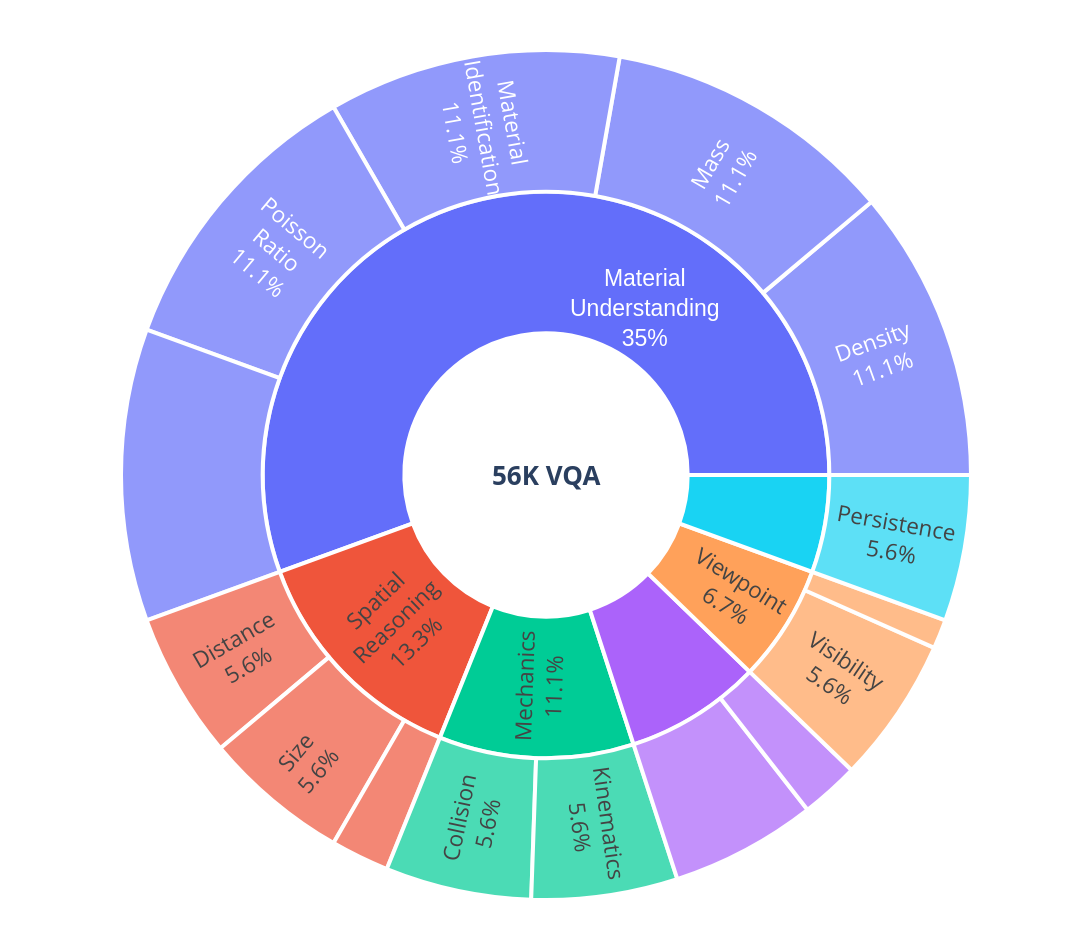

Notebook code cell kept with this figure:
### Code cell
import json
import plotly.graph_objects as go

PATH_BAL_SUB = "/data0/sebastian.cavada/compositional-physics/tiny_vqa_deterministic/answering_questions/balancing_sub_categories.json"
PATH_DATA = "/data0/sebastian.cavada/compositional-physics/tiny_vqa_deterministic/simple_vqa.json"

CENTER_TEXT = "<b>56K VQA</b>"
PERCENT_MODE = "entry"  # or "parent"

# Label mappings
mapping_sub = {
    "visibility": "Visibility",
    "material_identification": "Material<br>Identification",
    "size": "Size",
    "camera_characteristics": "Camera<br>Characteristics",
    "physics_property": "Physics<br>Property",
    "kinematics": "Kinematics",
    "collision": "Collision",
    "mass": "Mass",
    "density": "Density",
    "youngs_modulus": "Young's<br>Modulus",
    "poisson_ratio": "Poisson<br>Ratio",
    "camera_motion": "Camera Motion",
    "layout": "Layout",
    "distance": "Distance",
    "event_ordering": "Event Ordering",
    "object_persistence": "Persistence",
}

mapping_cat = {
    "mechanics": "Mechanics",
    "spatial_reasoning": "Spatial<br>Reasoning",
    "visual_percetion": "Visual<br>Perception",
    "temporal": "Temporal<br>Reasoning",
    "view_point": "Viewpoint",
    "material_understanding": "Material<br>Understanding",
}

with open(PATH_BAL_SUB) as f:
    balancing = json.load(f)
with open(PATH_DATA) as f:
    data = json.load(f)

root_label = CENTER_TEXT
labels, parents, values = [root_label], [""], [0.0]
main_totals, subs_for_main = {}, {}

for main_cat, items in data.items():
    seen = set()
    for _, props in items.items():
        if isinstance(props, dict):
            sc = props.get("sub_category")
            if sc and sc in balancing:
                seen.add(sc)
    if not seen:
        continue
    total = sum(balancing[sc] for sc in seen)
    if total > 0:
        main_totals[main_cat] = total
        subs_for_main[main_cat] = sorted(seen)

for main_cat, total in main_totals.items():
    labels.append(mapping_cat.get(main_cat, main_cat))
    parents.append(root_label)
    values.append(total)

for main_cat, sc_list in subs_for_main.items():
    parent_label = mapping_cat.get(main_cat, main_cat)
    for sc in sc_list:
        labels.append(mapping_sub.get(sc, sc))
        parents.append(parent_label)
        values.append(balancing[sc])

values[0] = sum(main_totals.values())

if PERCENT_MODE == "parent":
    percent_token = "%{percentParent:.1%}"
    hover_label = "of parent"
else:
    percent_token = "%{percentEntry:.1%}"
    hover_label = "of total"

# labels[4] = "asdasd"

# Build the figure
fig = go.Figure(
    go.Sunburst(
        labels=labels,
        parents=parents,
        values=values,
        branchvalues="total",
        insidetextorientation="radial",
        textinfo="label+percent entry",
        texttemplate=[
            "" if i == 0 else "%{label}<br>" + percent_token  # hide center label
            for i in range(len(labels))
        ],
        textfont=dict(size=25),
        marker=dict(line=dict(color="white", width=4)),
    )
)

print(labels)

# Optional annotation in the center
if CENTER_TEXT:
    fig.add_annotation(
        text=f"{CENTER_TEXT}", showarrow=False, font=dict(size=26), x=0.5, y=0.5
    )

fig.update_layout(
    # title=dict(
    #     text="Distribution of Question Categories<br>and Subcategories",
    #     font=dict(size=26)
    # ),
    uniformtext=dict(minsize=22, mode="hide"),
    width=1150,
    height=950,
    margin=dict(t=50, l=50, r=50, b=50),
)

fig.update_traces(
    hovertemplate="<b>%{label}</b><br>"
    "Value: %{value:.4f}<br>"
    f"Percent {hover_label}: " + percent_token + "<extra></extra>"
)


# fixing what I didn't like before
fig.add_annotation(
    text="Material<br>Understanding<br>35%",  # your custom label
    x=0.6,
    y=0.75,  # position (normalized 0–1)
    showarrow=False,
    font=dict(size=23, color="white", family="Arial"),
    textangle=0,  # rotation in degrees
)

# fig.add_annotation(
#     text="Layout 2%",  # your custom label
#     x=0.75,
#     y=0.0,  # position (normalized 0–1)
#     showarrow=False,
#     font=dict(size=22, color="#444444", family="Arial"),
#     textangle=0,  # rotation in degrees
# )

# fig.add_annotation(
#     text="Camera<br>Motion<br>2%",  # your custom label
#     x=0.95,
#     y=0.2,  # position (normalized 0–1)
#     showarrow=False,
#     font=dict(size=22, color="#444444", family="Arial"),
#     textangle=0,  # rotation in degrees
# )

# fig.add_annotation(
#     text="Camera<br>Characteristics<br>1%",  # your custom label
#     x=1.03,
#     y=0.486,  # position (normalized 0–1)
#     showarrow=False,
#     font=dict(size=22, color="#444444", family="Arial"),
#     textangle=0,  # rotation in degrees
# )

fig.show()

### Figure 1 — Plotly figure (JSON) as saved in the notebook; plotly's stock layout.template omitted (floating-point values rounded to 4 significant figures)
{"data": [{"branchvalues": "total", "hovertemplate": "<b>%{label}</b><br>Value: %{value:.4f}<br>Percent of total: %{percentEntry:.1%}<extra></extra>", "insidetextorientation": "radial", "labels": ["<b>56K VQA</b>", "Spatial<br>Reasoning", "Mechanics", "Material<br>Understanding", "Viewpoint", "Temporal<br>Reasoning", "persistence", "Distance", "Layout", "Size", "Collision", "Kinematics", "Density", "Mass", "Material<br>Identification", "Poisson<br>Ratio", "young_modulus", "Camera<br>Characteristics", "Visibility", "Camera Motion", "Event Ordering", "Persistence"], "marker": {"line": {"color": "white", "width": 4}}, "parents": ["", "<b>56K VQA</b>", "<b>56K VQA</b>", "<b>56K VQA</b>", "<b>56K VQA</b>", "<b>56K VQA</b>", "<b>56K VQA</b>", "Spatial<br>Reasoning", "Spatial<br>Reasoning", "Spatial<br>Reasoning", "Mechanics", "Mechanics", "Material<br>Understanding", "Material<br>Understanding", "Material<br>Understanding", "Material<br>Understanding", "Material<br>Understanding", "Viewpoint", "Viewpoint", "Temporal<br>Reasoning", "Temporal<br>Reasoning", "persistence"], "textfont": {"size": 25}, "textinfo": "label+percent entry", "texttemplate": ["", "%{label}<br>%{percentEntry:.1%}", "%{label}<br>%{percentEntry:.1%}", "%{label}<br>%{percentEntry:.1%}", "%{label}<br>%{percentEntry:.1%}", "%{label}<br>%{percentEntry:.1%}", "%{label}<br>%{percentEntry:.1%}", "%{label}<br>%{percentEntry:.1%}", "%{label}<br>%{percentEntry:.1%}", "%{label}<br>%{percentEntry:.1%}", "%{label}<br>%{percentEntry:.1%}", "%{label}<br>%{percentEntry:.1%}", "%{label}<br>%{percentEntry:.1%}", "%{label}<br>%{percentEntry:.1%}", "%{label}<br>%{percentEntry:.1%}", "%{label}<br>%{percentEntry:.1%}", "%{label}<br>%{percentEntry:.1%}", "%{label}<br>%{percentEntry:.1%}", "%{label}<br>%{percentEntry:.1%}", "%{label}<br>%{percentEntry:.1%}", "%{label}<br>%{percentEntry:.1%}", "%{label}<br>%{percentEntry:.1%}"], "type": "sunburst", "values": [0.9, 0.12, 0.1, 0.5, 0.06, 0.07, 0.05, 0.05, 0.02, 0.05, 0.05, 0.05, 0.1, 0.1, 0.1, 0.1, 0.1, 0.01, 0.05, 0.02, 0.05, 0.05]}], "layout": {"annotations": [{"font": {"size": 26}, "showarrow": false, "text": "<b>56K VQA</b>", "x": 0.5, "y": 0.5}, {"font": {"color": "white", "family": "Arial", "size": 23}, "showarrow": false, "text": "Material<br>Understanding<br>35%", "textangle": 0, "x": 0.6, "y": 0.75}], "height": 950, "margin": {"b": 50, "l": 50, "r": 50, "t": 50}, "uniformtext": {"minsize": 22, "mode": "hide"}, "width": 1150}}
